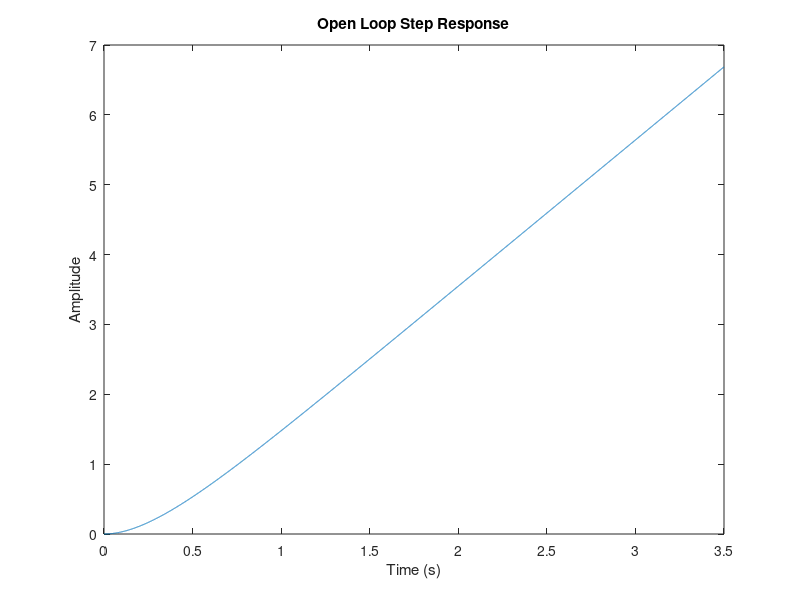
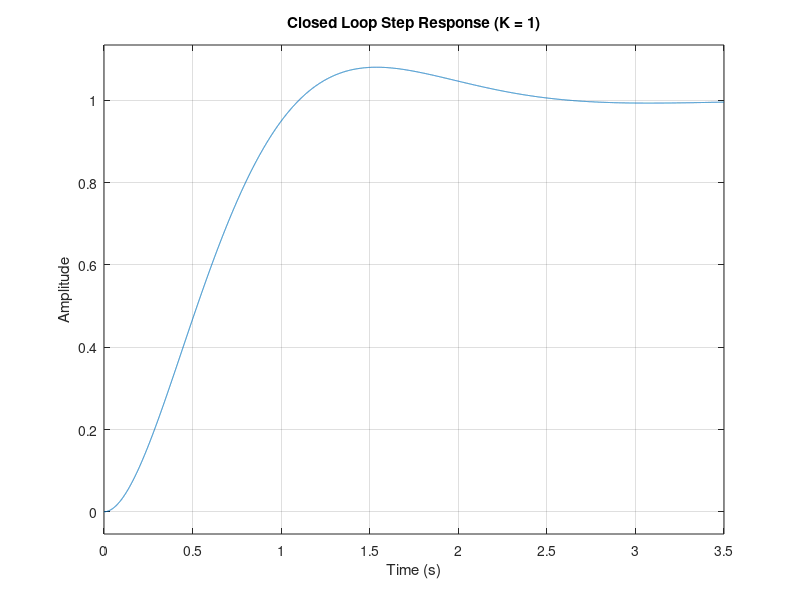
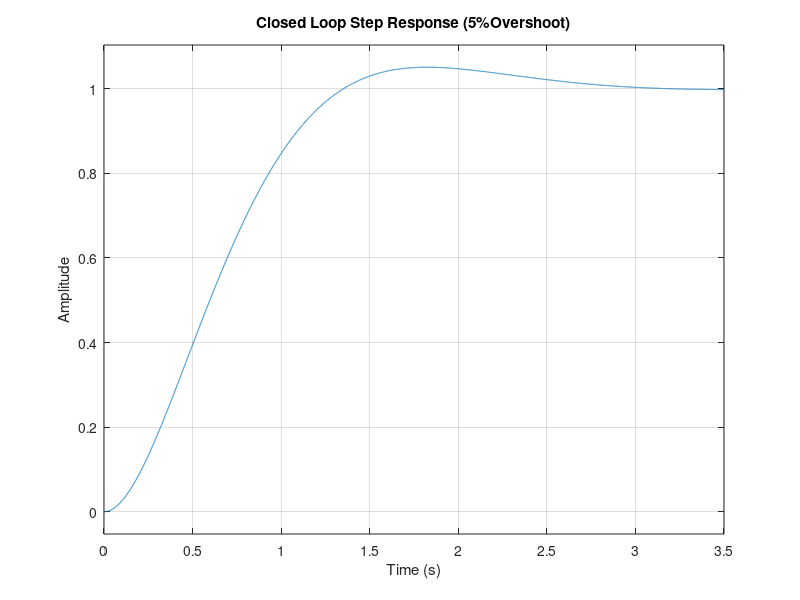
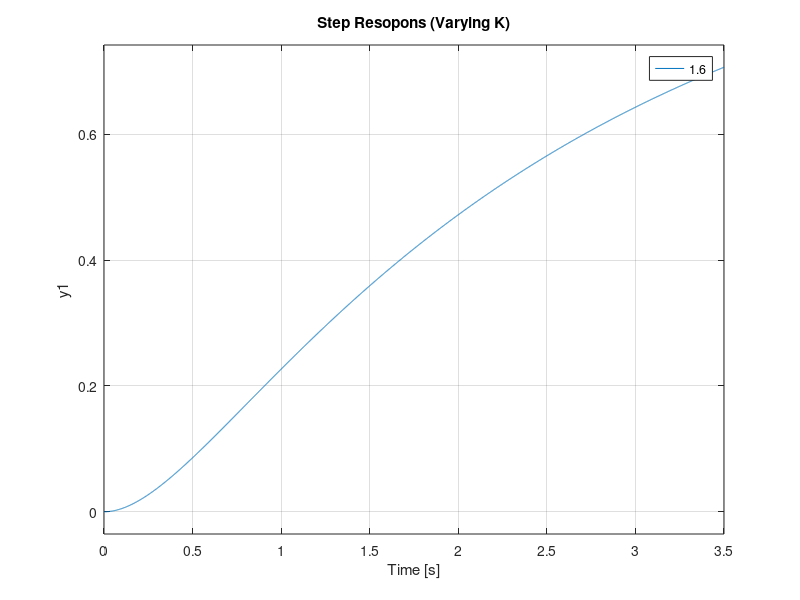

Source code (MATLAB) for these figures, in order: (Note: this script raises an error after producing the figures.)
%%1.1
clear all;
Km = 6.8528;
Alpha = 3.2737;
num = [Km];
den = [1 Alpha 0];
open_loop = tf(num,den);
t = linspace(0,3.5,10000);
open_loop = step(open_loop,t);
figure;
plot(t, open_loop)
title('Open Loop Step Response');
xlabel('Time (s)');
ylabel('Amplitude');
%% 1.5
closed_loop = tf([Km],[1 Alpha Km]);
figure
step(closed_loop,t)
title('Closed Loop Step Response (K = 1)')
xlabel('Time (s)')
ylabel('Amplitude')

%% 1.6
KTask1 = 0.824;
five_pecernt_overshoot = tf([KTask1*Km],[1 Alpha Km*KTask1]);
figure
step(five_pecernt_overshoot,t)
title('Closed Loop Step Response (5%Overshoot)')
xlabel('Time (s)')
ylabel('Amplitude')
%% 2.3
K_16 = tf([1.6*KTask1*Km], [1 Alpha 1.6*KTask1*Km]);
K_10= tf([KTask1*Km], [1 Alpha KTask1*Km]);
K_02 = tf([0.2*KTask1*Km], [1 Alpha 0.2*KTask1*Km]);
figure
hold on
step(K_16,t)
step(K_10,t)
step(K_02,t)
hold off
legend ('1.6','1','0.2');
title('Step Resopons (Varying K)')
%%
Kfo = 0.686919;
Gfo = tf([10*Alpha*Km*Kfo],[1 Alpha+10*Alpha 10*Alpha^2 Kfo*10*Alpha*Km]);
figure
step(Gfo)
title('Step Response Extra Fast Pole With K = 0.686919')
xtitle('Time (s)')
ytitle('Amplitude')
%%
Kso = 0.496633;
Gso = tf([2*Alpha*Km*Kso],[1 Alpha+2*Alpha 2*Alpha^2 Kso*2*Alpha*Km]);
figure
step(Gso)
title('Step Response Extra Slow Pole With K = 0.496633')
xtitle('Time (s)')
ytitle('Amplitude')
%% task 3.5
GO_fast = tf([Kfo*Km],[1 Alpha Km*Kfo]);
GO_Slow = tf([Kso*Km],[1 Alpha Km*Kso]);
Gfo_original = tf([10*Alpha*Km*KTask1],[1 Alpha+10*Alpha 10*Alpha^2 KTask1*10*Alpha*Km]);
Gfo_slow = tf([10*Alpha*Km*Kso],[1 Alpha+10*Alpha 10*Alpha^2 Kso*10*Alpha*Km]);
Gso_fast = tf([2*Alpha*Km*Kfo],[1 Alpha+2*Alpha 2*Alpha^2 Kfo*2*Alpha*Km]);
Gso_Original = tf([2*Alpha*Km*KTask1],[1 Alpha+2*Alpha 2*Alpha^2 KTask1*2*Alpha*Km]);
figure
step(GO_fast);
title('Original System Step Response With Kfo Gain')
xlabel("Time")
ylabel('Amplitude')
figure
step(Gso_fast);
title('Slow System Step Response With Kfo Gain')
xlabel('Time (s)')
ylabel('Amplitude')
figure
step(Gfo_slow);
title('Fast System Step Response With Kso Gain')
xlabel('Time (s)')
ylabel('Amplitude')
figure
step(GO_Slow);
title('Original System Step Response With Kso Gain')
xlabel('Time (s)')
ylabel('Amplitude')
figure
step(Gso_Original);
title('Slow System Step Response With Original Gain')
xlabel('Time (s)')
ylabel('Amplitude')
figure
step(Gfo_original);
title('Fast System Step Response With Original Gain')
xlabel('Time (s)')
ylabel('Amplitude')
%% task 4.2
Klead = 3.27717;
Glead = feedback(tf([Klead*Km],[1 6.54 0]),1);
figure
step(Glead,t)
